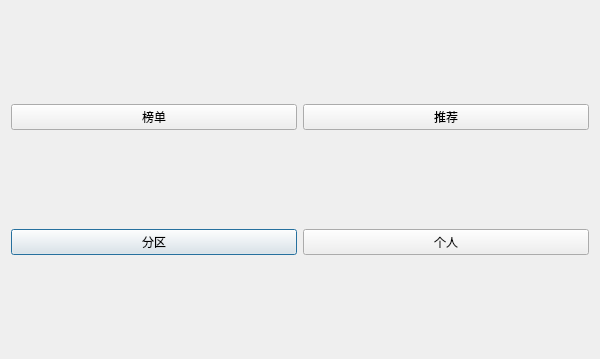
<?xml version="1.0" encoding="UTF-8"?>
<ui version="4.0">
 <class>usertemplate</class>
 <widget class="QDialog" name="usertemplate">
  <property name="geometry">
   <rect>
    <x>0</x>
    <y>0</y>
    <width>600</width>
    <height>359</height>
   </rect>
  </property>
  <property name="windowTitle">
   <string>Dialog</string>
  </property>
  <layout class="QGridLayout" name="gridLayout">
   <item row="1" column="0">
    <widget class="QPushButton" name="pushButton_3">
     <property name="text">
      <string>分区</string>
     </property>
    </widget>
   </item>
   <item row="0" column="1">
    <widget class="QPushButton" name="pushButton_2">
     <property name="text">
      <string>推荐</string>
     </property>
    </widget>
   </item>
   <item row="1" column="1">
    <widget class="QPushButton" name="pushButton_4">
     <property name="text">
      <string>个人</string>
     </property>
    </widget>
   </item>
   <item row="0" column="0">
    <widget class="QPushButton" name="pushButton">
     <property name="text">
      <string>榜单</string>
     </property>
    </widget>
   </item>
  </layout>
 </widget>
 <resources/>
 <connections/>
</ui>
